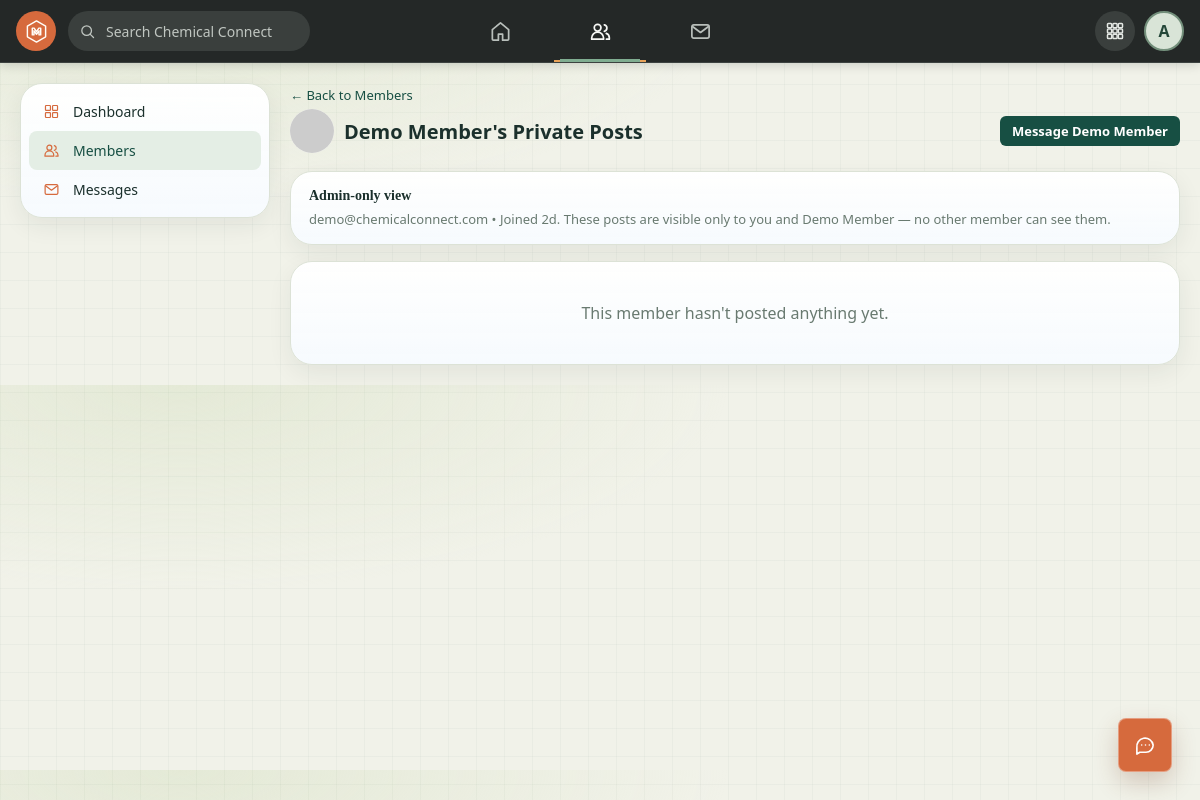
Screenshot of /admin/user_detail.php?id=2 (signed in) with the database file from the repository.
### tables this page shows
CREATE TABLE users (
  id          INT AUTO_INCREMENT PRIMARY KEY,
  name        VARCHAR(100)  NOT NULL,
  email       VARCHAR(150)  NOT NULL UNIQUE,
  password    VARCHAR(255)  NOT NULL,
  role        ENUM('admin','user') NOT NULL DEFAULT 'user',
  avatar      VARCHAR(255)  DEFAULT NULL,
  status      ENUM('active','blocked') NOT NULL DEFAULT 'active',
  created_at  TIMESTAMP     NOT NULL DEFAULT CURRENT_TIMESTAMP
);

### includes/functions.php (called while the page is built, shortened)
<?php
function e($str): string
{
    return htmlspecialchars((string)$str, ENT_QUOTES, 'UTF-8');
}
function timeAgo(string $datetime): string
{
    $timestamp = strtotime($datetime);
    $diff = time() - $timestamp;
    if ($diff < 604800) return floor($diff / 86400) . 'd';
    return date('M j, Y', $timestamp);
}
    ?>

### admin/user_detail.php (the view, shortened to what this page needs)
<?php
require_once __DIR__ . '/../includes/init.php';
$targetId = (int)($_GET['id'] ?? 0);
$userStmt = $pdo->prepare("SELECT * FROM users WHERE id = ? AND role = 'user'");
$userStmt->execute([$targetId]);
$member = $userStmt->fetch();
$postsStmt = $pdo->prepare("
    SELECT id, content, media_path, media_type, created_at, 'private' AS post_type
    FROM user_posts
    WHERE user_id = ?
    UNION ALL
    SELECT id, content, media_path, media_type, created_at, 'legacy_private' AS post_type
    FROM admin_posts
    WHERE admin_id = ?
    ORDER BY created_at DESC
");
$postsStmt->execute([$targetId, $targetId]);
$posts = $postsStmt->fetchAll();
require __DIR__ . '/../includes/header.php';
require __DIR__ . '/../includes/navbar.php';
?>
<div class="layout no-right">
  <div class="sidebar-left">
    <div class="card side-menu">
      <a href="dashboard.php"><span class="icon" aria-hidden="true"><svg viewBox="0 0 24 24"><rect x="3.5" y="3.5" width="7" height="7" rx="1"/><rect x="13.5" y="3.5" width="7" height="7" rx="1"/><rect x="3.5" y="13.5" width="7" height="7" rx="1"/><rect x="13.5" y="13.5" width="7" height="7" rx="1"/></svg></span> Dashboard</a>
      <a href="users.php" class="active"><span class="icon" aria-hidden="true"><svg viewBox="0 0 24 24"><circle cx="9" cy="8" r="3.5"/><path d="M2.8 20v-1.2a6.2 6.2 0 0 1 12.4 0V20zM16 5a3.5 3.5 0 0 1 0 6.8M18 14a4.8 4.8 0 0 1 3.2 4.6V20h-3"/></svg></span> Members</a>
      <a href="messages.php"><span class="icon" aria-hidden="true"><svg viewBox="0 0 24 24"><rect x="3" y="5" width="18" height="14" rx="2"/><path d="m4 7 8 6 8-6"/></svg></span> Messages</a>
    </div>
  </div>
  <div>
    <a href="users.php" style="font-size:13px;">&larr; Back to Members</a>
    <div class="page-title" style="display:flex; align-items:center; gap:10px;">
      <img class="avatar" style="width:44px;height:44px;" src="https://api.dicebear.com/7.x/initials/svg?seed=<?php echo urlencode($member['name']); ?>&backgroundColor=1d5aa8" alt="">
      <?php echo e($member['name']); ?>'s Private Posts
      <a class="btn btn-sm btn-primary" style="margin-left:auto;" href="messages.php?with=<?php echo $member['id']; ?>">Message <?php echo e($member['name']); ?></a>
    </div>
    <div class="card notice-card" style="margin-bottom:16px;">
      <h4>Admin-only view</h4>
      <p><?php echo e($member['email']); ?> &bull; Joined <?php echo timeAgo($member['created_at']); ?>. These posts are visible only to you and <?php echo e($member['name']); ?> &mdash; no other member can see them.</p>
    </div>
    <?php if (empty($posts)): ?>
      <div class="card empty-state">This member hasn't posted anything yet.</div>
    <?php endif; ?>
  </div>
</div>
<?php require __DIR__ . '/../includes/footer.php'; ?>

### rows the page displays
users: name "Demo Member", email "demo@chemicalconnect.com", created_at "2d"

### other values shown
substr(currentUserName(), 0, 1) "A"
